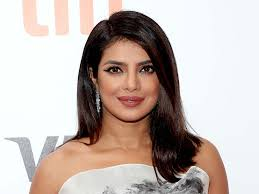
#> input picture images/face2.jpg, 259 x 194 px
$ python face_detector.py
#> lines starting #> are read from the running program, lines starting #| are printed output that depends on the picture; after the words box and inside, x2 and y2 are one past the last pixel; in counts of white or black regions, pixels touching at a corner belong together
from cv2 import cv2

faceCascade= cv2.CascadeClassifier("haarcascades/haarcascade_frontalface_default.xml")
img = cv2.imread('images/face2.jpg')
#> img is the input picture: shape (194, 259, 3); mean B, G, R 177.9, 183.2, 195.6
imgGray = cv2.cvtColor(img,cv2.COLOR_BGR2GRAY)
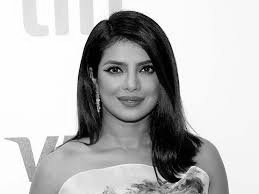
#> imgGray: shape (194, 259); min 0, max 255, mean 186.4

faces = faceCascade.detectMultiScale(img,2.5,4)
#> faces = [[101, 47, 60, 60]]

for (x,y,w,h) in faces:
    cv2.rectangle(img,(x,y),(x+w,y+h),(0,0,255),2)
#> this loop made 1 pass
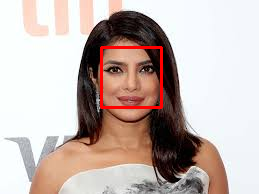
#> img: shape (194, 259, 3); 1.42% of pixels changed, all inside (x1, y1, x2, y2) = (100, 46, 163, 109)

cv2.imshow("Result", img)
cv2.waitKey(0)

$ run again, with images/face1.jpg copied over images/face2.jpg
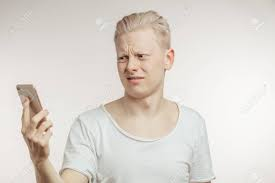
#> input picture images/face1.jpg, 275 x 183 px
#> img is the input picture: shape (183, 275, 3); mean B, G, R 208.8, 215.2, 221.6
#> `imgGray = cv2.cvtColor(img,cv2.COLOR_BGR2GRAY)`:
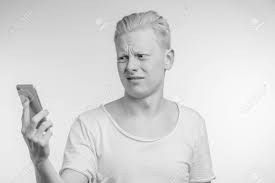
#> imgGray: shape (183, 275); min 12, max 255, mean 216.4
#> faces = [[104, 33, 60, 60]]
#> the loop `for (x,y,w,h) in faces:` made 1 pass
#> after the loop `for (x,y,w,h) in faces:`:
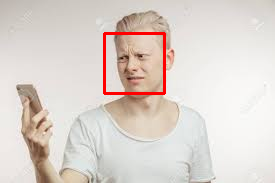
#> img: shape (183, 275, 3); 1.42% of pixels changed, all inside (x1, y1, x2, y2) = (103, 32, 166, 95)
